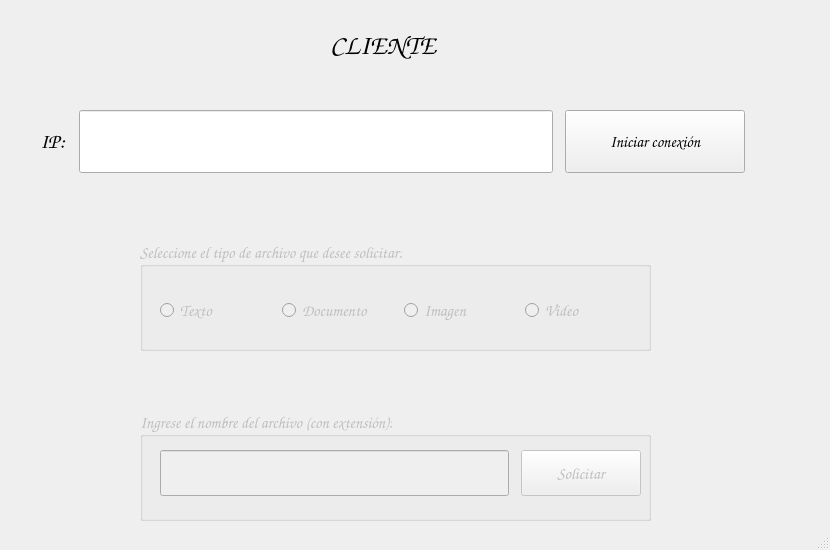
<?xml version="1.0" encoding="UTF-8"?>
<ui version="4.0">
 <class>ClienteSocket</class>
 <widget class="QMainWindow" name="ClienteSocket">
  <property name="geometry">
   <rect>
    <x>0</x>
    <y>0</y>
    <width>830</width>
    <height>550</height>
   </rect>
  </property>
  <property name="windowTitle">
   <string>MainWindow</string>
  </property>
  <property name="animated">
   <bool>true</bool>
  </property>
  <widget class="QWidget" name="centralwidget">
   <widget class="QWidget" name="gridLayoutWidget">
    <property name="geometry">
     <rect>
      <x>40</x>
      <y>110</y>
      <width>705</width>
      <height>63</height>
     </rect>
    </property>
    <layout class="QGridLayout" name="gridLayout">
     <property name="leftMargin">
      <number>0</number>
     </property>
     <property name="horizontalSpacing">
      <number>12</number>
     </property>
     <property name="verticalSpacing">
      <number>0</number>
     </property>
     <item row="0" column="2">
      <widget class="QPushButton" name="button_ip">
       <property name="sizePolicy">
        <sizepolicy hsizetype="Fixed" vsizetype="Expanding">
         <horstretch>0</horstretch>
         <verstretch>0</verstretch>
        </sizepolicy>
       </property>
       <property name="minimumSize">
        <size>
         <width>180</width>
         <height>0</height>
        </size>
       </property>
       <property name="maximumSize">
        <size>
         <width>16777215</width>
         <height>16777215</height>
        </size>
       </property>
       <property name="font">
        <font>
         <family>Comic Sans MS</family>
         <pointsize>12</pointsize>
        </font>
       </property>
       <property name="text">
        <string>Iniciar conexión</string>
       </property>
      </widget>
     </item>
     <item row="0" column="1">
      <widget class="QLineEdit" name="input_ip">
       <property name="sizePolicy">
        <sizepolicy hsizetype="Expanding" vsizetype="Expanding">
         <horstretch>0</horstretch>
         <verstretch>0</verstretch>
        </sizepolicy>
       </property>
       <property name="minimumSize">
        <size>
         <width>0</width>
         <height>0</height>
        </size>
       </property>
       <property name="font">
        <font>
         <family>Comic Sans MS</family>
         <pointsize>16</pointsize>
        </font>
       </property>
       <property name="text">
        <string/>
       </property>
      </widget>
     </item>
     <item row="0" column="0">
      <widget class="QLabel" name="label_2">
       <property name="font">
        <font>
         <family>Comic Sans MS</family>
         <pointsize>16</pointsize>
        </font>
       </property>
       <property name="text">
        <string>IP:</string>
       </property>
      </widget>
     </item>
    </layout>
   </widget>
   <widget class="QGroupBox" name="groupBox">
    <property name="enabled">
     <bool>false</bool>
    </property>
    <property name="geometry">
     <rect>
      <x>140</x>
      <y>240</y>
      <width>511</width>
      <height>111</height>
     </rect>
    </property>
    <property name="font">
     <font>
      <family>Comic Sans MS</family>
      <pointsize>12</pointsize>
     </font>
    </property>
    <property name="autoFillBackground">
     <bool>false</bool>
    </property>
    <property name="title">
     <string>Seleccione el tipo de archivo que desee solicitar:</string>
    </property>
    <property name="alignment">
     <set>Qt::AlignLeading|Qt::AlignLeft|Qt::AlignVCenter</set>
    </property>
    <widget class="QWidget" name="horizontalLayoutWidget">
     <property name="geometry">
      <rect>
       <x>20</x>
       <y>50</y>
       <width>481</width>
       <height>41</height>
      </rect>
     </property>
     <layout class="QHBoxLayout" name="horizontalLayout">
      <item>
       <widget class="QRadioButton" name="radioButton_1">
        <property name="text">
         <string>Texto</string>
        </property>
       </widget>
      </item>
      <item>
       <widget class="QRadioButton" name="radioButton_2">
        <property name="text">
         <string>Documento</string>
        </property>
       </widget>
      </item>
      <item>
       <widget class="QRadioButton" name="radioButton_3">
        <property name="text">
         <string>Imagen</string>
        </property>
       </widget>
      </item>
      <item>
       <widget class="QRadioButton" name="radioButton_4">
        <property name="text">
         <string>Video</string>
        </property>
       </widget>
      </item>
     </layout>
    </widget>
   </widget>
   <widget class="QGroupBox" name="groupBox_2">
    <property name="enabled">
     <bool>false</bool>
    </property>
    <property name="geometry">
     <rect>
      <x>140</x>
      <y>410</y>
      <width>511</width>
      <height>111</height>
     </rect>
    </property>
    <property name="font">
     <font>
      <family>Comic Sans MS</family>
      <pointsize>12</pointsize>
     </font>
    </property>
    <property name="title">
     <string>Ingrese el nombre del archivo (con extensión):</string>
    </property>
    <property name="alignment">
     <set>Qt::AlignLeading|Qt::AlignLeft|Qt::AlignVCenter</set>
    </property>
    <widget class="QWidget" name="gridLayoutWidget_2">
     <property name="geometry">
      <rect>
       <x>20</x>
       <y>40</y>
       <width>481</width>
       <height>46</height>
      </rect>
     </property>
     <layout class="QGridLayout" name="gridLayout_2">
      <property name="horizontalSpacing">
       <number>12</number>
      </property>
      <item row="0" column="0">
       <widget class="QLineEdit" name="input_file_name">
        <property name="sizePolicy">
         <sizepolicy hsizetype="Expanding" vsizetype="Expanding">
          <horstretch>0</horstretch>
          <verstretch>0</verstretch>
         </sizepolicy>
        </property>
        <property name="font">
         <font>
          <family>Comic Sans MS</family>
          <pointsize>14</pointsize>
         </font>
        </property>
       </widget>
      </item>
      <item row="0" column="1">
       <widget class="QPushButton" name="pushButton_2">
        <property name="enabled">
         <bool>false</bool>
        </property>
        <property name="sizePolicy">
         <sizepolicy hsizetype="Fixed" vsizetype="Expanding">
          <horstretch>0</horstretch>
          <verstretch>0</verstretch>
         </sizepolicy>
        </property>
        <property name="minimumSize">
         <size>
          <width>120</width>
          <height>0</height>
         </size>
        </property>
        <property name="text">
         <string>Solicitar</string>
        </property>
       </widget>
      </item>
     </layout>
    </widget>
   </widget>
   <widget class="QLabel" name="label">
    <property name="geometry">
     <rect>
      <x>330</x>
      <y>30</y>
      <width>151</width>
      <height>31</height>
     </rect>
    </property>
    <property name="font">
     <font>
      <family>Comic Sans MS</family>
      <pointsize>20</pointsize>
     </font>
    </property>
    <property name="text">
     <string>CLIENTE</string>
    </property>
   </widget>
  </widget>
  <widget class="QStatusBar" name="statusbar"/>
 </widget>
 <resources/>
 <connections/>
</ui>
